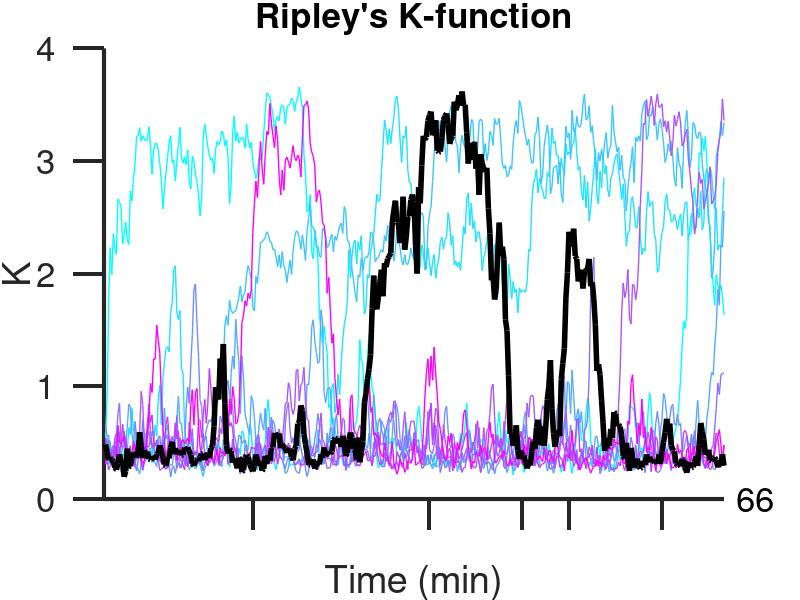

Reproduce this figure in MATLAB.
% Here we plotted time evolution of K values of the simulations with 
% 3000 Cdc42 and 102 Bem1-GEF. The initial conditions are uniformly 
% distributed molecules.

load('FigureData/Figure1C_Left.mat')
seeds = 10;
% Color map for the plots.
cmap = cool(seeds);
% Time values. Convert seconds to minutes.
time = (0:10:4000)/60;
figure('units','pixels','position',[300 300 600 400]); hold on;
for j = 1:seeds
    % Plot time series of K.
    plot(time,K(j,:),'color',cmap(j, :),'linewidth',1)
end
ylim([0,4])
xlim([0,Inf])
xticks([16,35,45,50,60])
text(68,0,'66','fontsize',25)
xticklabels({'','','','',''})
set(gca,'TickDir','out');
xlabel('Time (min)')
ylabel('K')
set(gca,'fontsize',25)
title('Ripley''s K-function','fontsize',25)
set(gca,'linewidth',3)
set(gca,'TickLength',[0.05, 0.01])

% Mark one line of K in black and plot its snapshots of Cdc42-GTP
% distribution at different time points. 
plot(time,K(9,:),'color','k','linewidth',4)